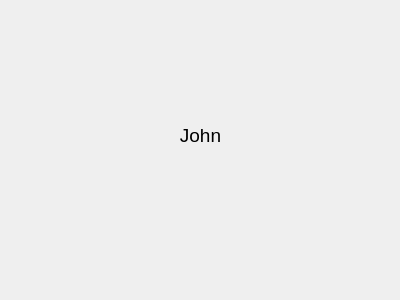
<?xml version="1.0" encoding="UTF-8"?>
<ui version="4.0">
 <class>SecDialog</class>
 <widget class="QDialog" name="SecDialog">
  <property name="geometry">
   <rect>
    <x>0</x>
    <y>0</y>
    <width>400</width>
    <height>300</height>
   </rect>
  </property>
  <property name="windowTitle">
   <string>Dialog</string>
  </property>
  <widget class="QLabel" name="lblMessage">
   <property name="geometry">
    <rect>
     <x>60</x>
     <y>100</y>
     <width>281</width>
     <height>71</height>
    </rect>
   </property>
   <property name="font">
    <font>
     <pointsize>14</pointsize>
    </font>
   </property>
   <property name="text">
    <string>John</string>
   </property>
   <property name="alignment">
    <set>Qt::AlignCenter</set>
   </property>
  </widget>
 </widget>
 <resources/>
 <connections/>
</ui>
